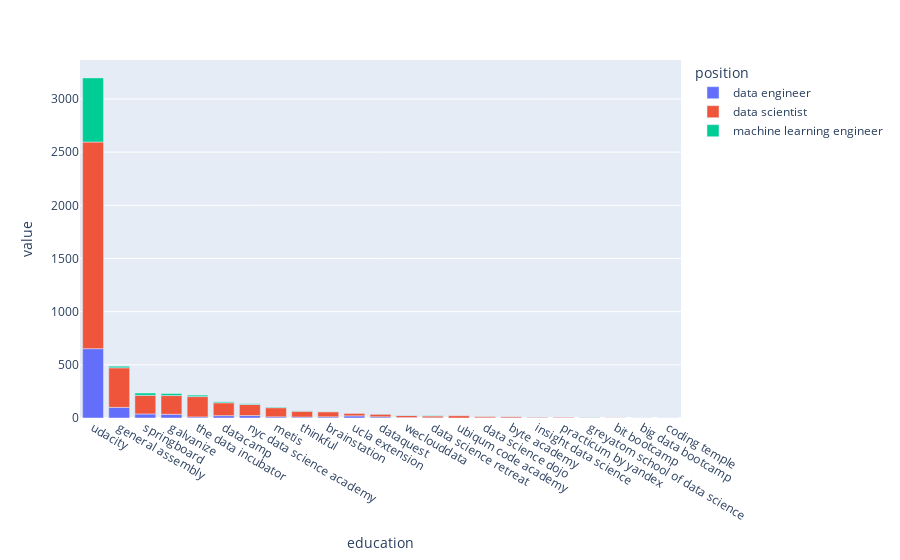

Here is the notebook cell this chart was saved with:
### Code cell
px.bar(df.reset_index(), x='education', y='value', color='position').update_xaxes(
    categoryorder='total descending')

### Figure 1 — Plotly figure (JSON) as saved in the notebook; plotly's stock layout.template omitted (floating-point values rounded to 4 significant figures)
{"data": [{"alignmentgroup": "True", "hovertemplate": "position=data engineer<br>education=%{x}<br>value=%{y}<extra></extra>", "legendgroup": "data engineer", "marker": {"color": "#636efa", "pattern": {"shape": ""}}, "name": "data engineer", "offsetgroup": "data engineer", "orientation": "v", "showlegend": true, "textposition": "auto", "type": "bar", "x": ["udacity", "general assembly", "springboard", "galvanize", "nyc data science academy", "datacamp", "ucla extension", "brainstation", "dataquest", "metis", "the data incubator", "thinkful", "weclouddata", "insight data science", "data science dojo", "data science retreat", "big data bootcamp", "byte academy", "coding temple"], "xaxis": "x", "y": [652, 100, 38, 35, 23, 22, 20, 11, 11, 11, 10, 9, 4, 3, 2, 2, 1, 1, 1], "yaxis": "y"}, {"alignmentgroup": "True", "hovertemplate": "position=data scientist<br>education=%{x}<br>value=%{y}<extra></extra>", "legendgroup": "data scientist", "marker": {"color": "#EF553B", "pattern": {"shape": ""}}, "name": "data scientist", "offsetgroup": "data scientist", "orientation": "v", "showlegend": true, "textposition": "auto", "type": "bar", "x": ["udacity", "general assembly", "the data incubator", "galvanize", "springboard", "datacamp", "nyc data science academy", "metis", "thinkful", "brainstation", "dataquest", "ucla extension", "ubiqum code academy", "weclouddata", "data science retreat", "data science dojo", "byte academy", "practicum by yandex", "insight data science", "greyatom school of data science", "bit bootcamp"], "xaxis": "x", "y": [1943, 372, 191, 176, 175, 121, 104, 86, 55, 48, 26, 23, 21, 19, 17, 11, 10, 6, 5, 3, 2], "yaxis": "y"}, {"alignmentgroup": "True", "hovertemplate": "position=machine learning engineer<br>education=%{x}<br>value=%{y}<extra></extra>", "legendgroup": "machine learning engineer", "marker": {"color": "#00cc96", "pattern": {"shape": ""}}, "name": "machine learning engineer", "offsetgroup": "machine learning engineer", "orientation": "v", "showlegend": true, "textposition": "auto", "type": "bar", "x": ["udacity", "springboard", "galvanize", "general assembly", "the data incubator", "datacamp", "nyc data science academy", "metis", "data science retreat", "thinkful", "weclouddata", "brainstation", "greyatom school of data science", "dataquest"], "xaxis": "x", "y": [603, 22, 19, 15, 14, 9, 7, 6, 4, 3, 3, 2, 2, 1], "yaxis": "y"}], "layout": {"barmode": "relative", "legend": {"title": {"text": "position"}, "tracegroupgap": 0}, "margin": {"t": 60}, "xaxis": {"anchor": "y", "categoryorder": "total descending", "domain": [0, 1], "title": {"text": "education"}}, "yaxis": {"anchor": "x", "domain": [0, 1], "title": {"text": "value"}}}}
